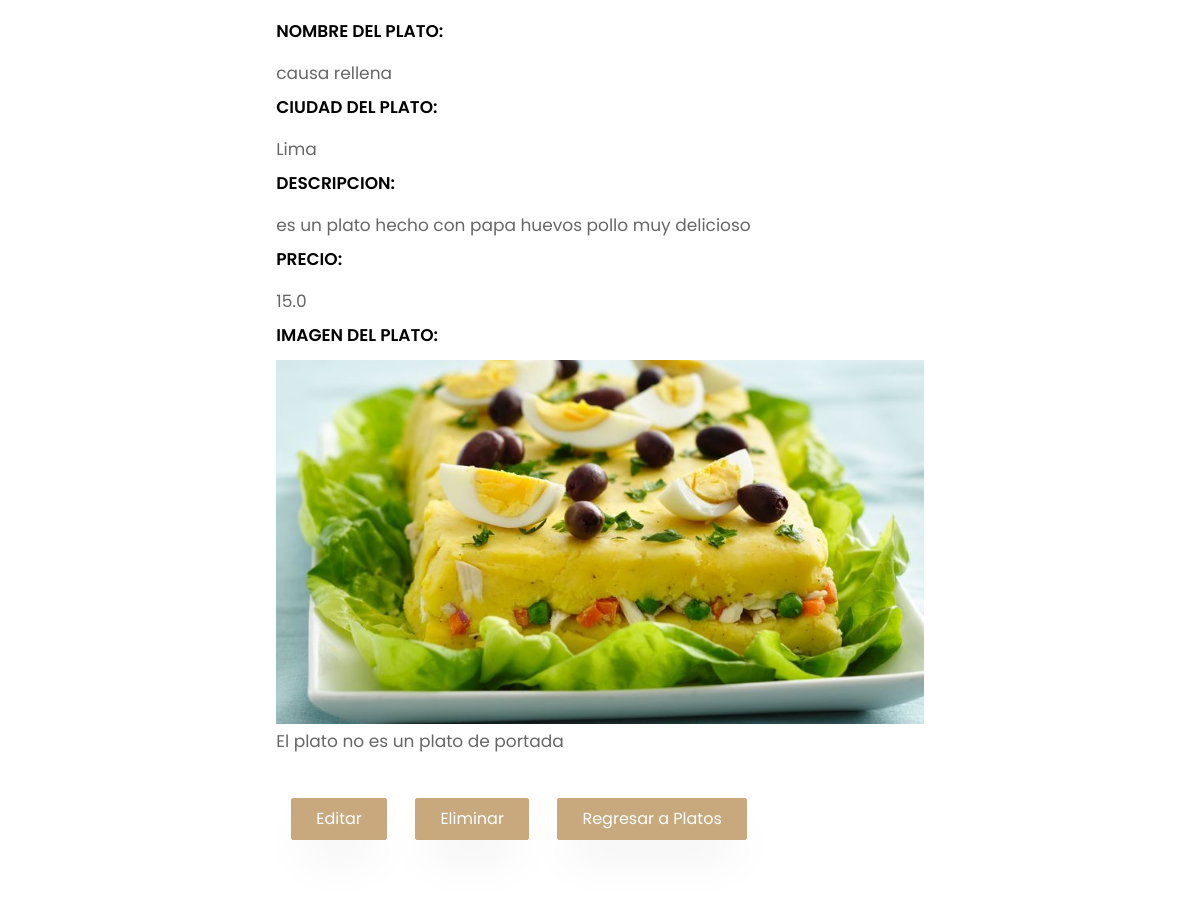
Page /platos/5/ (middle part) on the earlier database version.
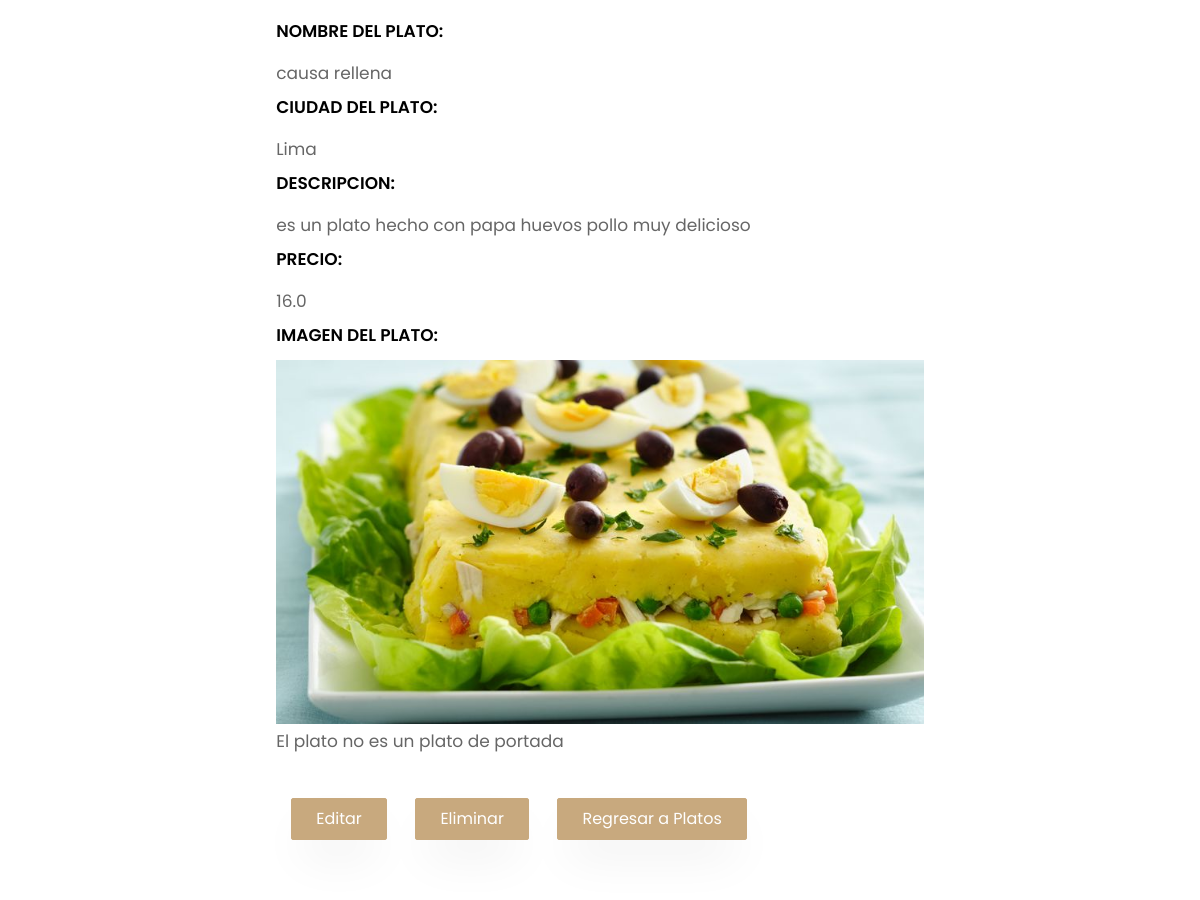
Same page on the later database version.
### platos/models.py (models this page shows, shortened)
class Platos(models.Model):
	nombre		= models.CharField(max_length=100)
	ciudad		= models.CharField(max_length=100)
	descripcion	= models.TextField()
	imagen		= models.ImageField(upload_to='images')
	precio		= models.FloatField()
	portada 	= models.BooleanField(default=False)
	oferta		= models.BooleanField(default=False)

### platos/views.py (the view)
# urls.py: path('<int:pk>/',views.detalles.as_view(), name='detalles_plato'),
class detalles(DetailView):
	model=Platos

### platos/templates/platos/platos_detail.html (shortened to what this page needs)
{% extends 'base2.html' %}
{% block content %}
{% load static %}
{% static "images" as baseUrl %}
<section class="ftco-section contact-section">
	<div class="container">
		<div class=" justify-content-center d-flex no-gutters">
	        <div class="col-md-7 order-md-last ftco-animate makereservation ">
		       	<div class="py-md-5">
					<div class="form-group">
					    {% block body %}
						<label for="">NOMBRE DEL PLATO:</label>
						<br> {{ object.nombre }}<br>
						<label for="">CIUDAD DEL PLATO:</label>
						<br> {{ object.ciudad }}<br>
						<label for="">DESCRIPCION:</label>
						<br> {{ object.descripcion }}<br>
						<label for="">PRECIO:</label>
						<br> {{ object.precio }}<br>
						<label for="">IMAGEN DEL PLATO:</label>
						<img src="{{object.imagen.url}}" width=100% height=100%>
						<br>
						{% if object.portada %}
						El plato es un plato de portada
						{% else %}
						El plato no es un plato de portada
						{% endif %}
			        </div>
			        <div class="col-md-12 mt-3">
			           	<div class="form-group">
							<a href="modificar" class="btn btn-primary py-2 px-4 mr-4 mt-4">Editar</a>
							<a href="borrar/" class="btn btn-primary py-2 px-4 mr-4 mt-4">Eliminar</a>
							<a href="../" class="btn btn-primary py-2 px-4 mr-4 mt-4">Regresar a Platos</a>
			           	</div>
			        </div>
			        {% endblock%}
			    </div>
		    </div>
		</div>
	</div>
</section>
{% endblock%}

Differences in the rows shown:
changed Platos "causa rellena": precio "15.0" → "16.0"
